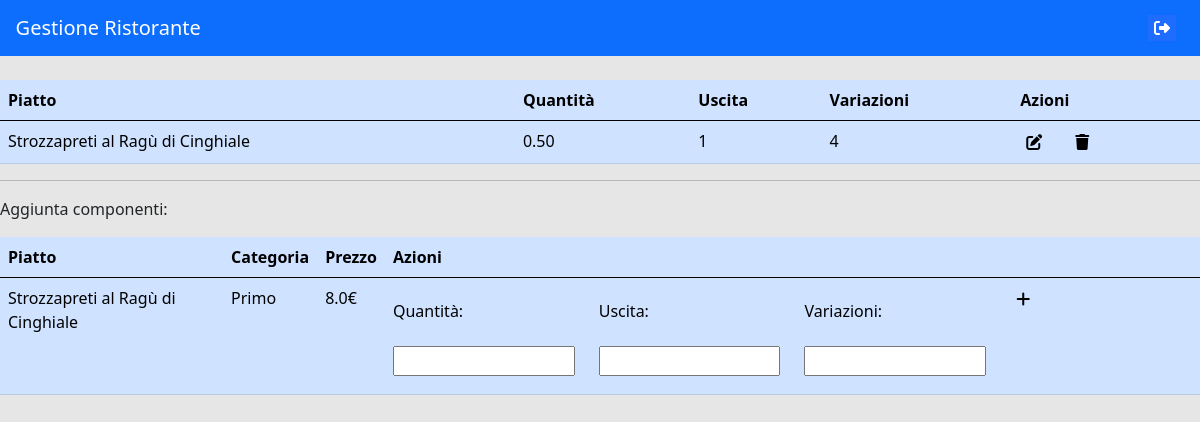
Before: /sala/gestioneOrdine/2 (signed in) with the older database file.
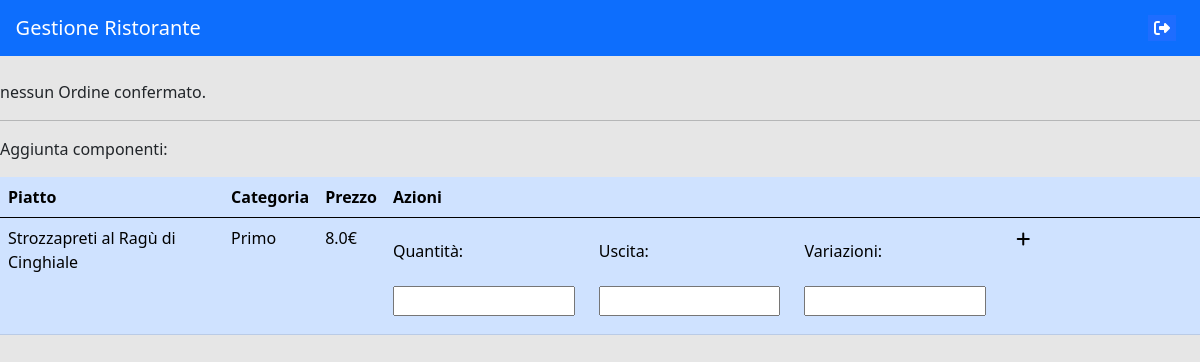
After: the same page with the newer database file.
### gestioneSala/models.py (models this page shows)
class ComponenteOrdine(models.Model):
    idOrdine = models.ForeignKey(Ordine, on_delete=CASCADE)
    idPiatto = models.ForeignKey(Piatto, on_delete=CASCADE)
    quantita = models.DecimalField(max_digits = 5, decimal_places = 2, validators=[MinValueValidator(0)])
    uscita = models.IntegerField(validators=[MinValueValidator(0)])
    variazioni = models.CharField(max_length=100)
    stato = models.ForeignKey(Stato, on_delete=CASCADE)
    class Meta:
        verbose_name = 'ComponenteOrdine'
        verbose_name_plural = 'ComponentiOrdini'

### gestioneMenu/models.py (models this page shows)
class Piatto(models.Model):
    nome = models.CharField(max_length=200)
    idCategoria = ForeignKey(Categoria, on_delete=CASCADE)
    tempoPreparazione = models.DecimalField(max_digits=15,decimal_places=2,validators=[MinValueValidator(0)])
    tempoCottura = models.DecimalField(max_digits=15,decimal_places=2,validators=[MinValueValidator(0)])
    def __str__(self):
        return self.nome
    class Meta:
        verbose_name = 'Piatto'
        verbose_name_plural = 'Piatti'

class Menu(models.Model):
    idPiatto = models.ForeignKey(Piatto, on_delete=models.CASCADE)
    descrizione = models.CharField(max_length=200)
    prezzo = models.FloatField(validators=[MinValueValidator(0)])
    class Meta:
        verbose_name = 'Menu'
        verbose_name_plural = 'Menu'

class Categoria(models.Model):
    nome = models.CharField(max_length=30)
    def __str__(self):
        return self.nome
    class Meta:
        verbose_name = 'Categoria'
        verbose_name_plural = 'categorie'

### gestioneSala/views.py (the view)
# urls.py: path('gestioneOrdine/<int:idTavolo>', views.gestioneOrdine, name = 'gestioneOrdine'),
@login_required
def gestioneOrdine(request, idTavolo):
    if request.method == 'GET':
        piattiMenu = Menu.objects.all().order_by('idPiatto')
        try:
            ordine = Ordine.objects.get(idTavolo = idTavolo)
        except Ordine.DoesNotExist:
            ordine = None
        if ordine is not None:
            componenti = ComponenteOrdine.objects.filter(idOrdine = ordine.id)
        else:
            componenti = []
        try:
            ordineTemporaneo = OrdineTemporaneo.objects.get(idTavolo = idTavolo)
        except OrdineTemporaneo.DoesNotExist:
            ordineTemporaneo = OrdineTemporaneo()
        if ordineTemporaneo:
            componentiTemporanei = ComponenteTemporaneo.objects.filter(idOrdine = ordineTemporaneo).order_by('uscita')
        else:
            componentiTemporanei = []
        return render(request, "ordini/gestioneOrdine.html", {'ordine':ordine, 'componenti':componenti, 'componentitemporanei':componentiTemporanei,'piatti':piattiMenu, 'tavolo':idTavolo, 'idOrdineTemporaneo':ordineTemporaneo.id})
    else:
        return Error

### gestioneSala/templates/ordini/gestioneOrdine.html (shortened to what this page needs)
{% extends 'navbar.html' %}
{% load static %}
{% block contentHead %}
<link rel="stylesheet" href="{% static 'css/tabella.css' %}">
{% endblock %}
{% block content %}
<div hx-get="{% url 'tabellaOrdini' tavolo %}" hx-trigger="every 1s">
  {% if componenti %}
  <table class="table table-primary">
      <thead>
        <tr>
          <th scope="col">Piatto</th>
          <th scope="col">Quantità</th>
          <th scope="col">Uscita</th>
          <th scope="col">Variazioni</th>
          <th scope="col">Azioni</th>
        </tr>
      </thead>
      <tbody>
          {% for componente in componenti %}
          <tr>
              <td>
                {{ componente.idPiatto}}
              </td>
              <td>
                {{ componente.quantita }}
              </td>
              <td>
                {{ componente.uscita }}
              </td>
              <td>
                {{componente.variazioni}}
              </td>
              <td>
                <div class="row">
                  <div class="col-sm-6 col-md-3">
                      <form hx-post="{% url 'modificaComponenteOrdine' %}" hx-target="#divModificaComponente">
                        <button type="submit" class="buttonSubmit"><i class="fas fa-edit"></i></button>
                      </form>
                    </div>
                  <div class="col-sm-6 col-md-3">
                    <form hx-post="{% url 'eliminaComponenteOrdine' %}" hx-target="#divModificaComponente">
                      <button type="submit" onclick="return confirm('Vuoi davvero eliminare questa parte di ordine?')" class="buttonSubmit"><i class="fas fa-trash"></i></button>
                    </form>
                  </div>
                </div>
              </td>
          </tr>
          {% endfor %}
      </tbody>
    </table>
  {% else %}
  nessun Ordine confermato.
  <br>
  {% endif %}
</div>
<hr>
<p class="titolo">Aggiunta componenti:</p>
<table class="table table-primary">
    <thead>
      <tr>
        <th scope="col">Piatto</th>
        <th scope="col">Categoria</th>
        <th scope="col">Prezzo</th>
        <th scope="col">Azioni</th>
      </tr>
    </thead>
    <tbody>
        {% for piatto in piatti %}
        <tr>
            <td>
                {{ piatto.idPiatto }}
            </td>
            <td>
                {{ piatto.idPiatto.idCategoria }}
            </td>
            <td>
                {{ piatto.prezzo}}€
            </td>
            <td>
                <form hx-post="{% url 'aggiungiComponenteTemporaneo' %}" hx-target="#divComponenteTemporaneo">
                    <div class="row">
                        <div class="col-sm-12 col-md-3">
                            <label>Quantità: </label>
                            <input type="number" min="0" step="0.5" name="quantita" required>
                        </div>
                        <div class="col-sm-12 col-md-3">
                            <label>Uscita: </label>
                        <input type="number" min="1" step="1" name="uscita" required>
                        </div>
                        <div class="col-sm-12 col-md-3">
                            <label>Variazioni: </label>
                        <input type="text" name="variazioni">
                        </div>
                        <div class="col-sm-12 col-md-3">
                            <button type="submit"  class="buttonSubmit"><i class="fas fa-plus"></i></button>
                        </div>
                    </div>
                </form>
            </td>
        </tr>
        {% endfor %}
    </tbody>
  </table>
{% endblock %}

### templates/navbar.html (shortened to what this page needs)
{% extends 'common.html' %}
{% block contentPrincipale %}
    <nav class="navbar navbar-dark bg-primary">
        <a class="navbar-brand" href="{% url 'home' %}">&nbsp;&nbsp;&nbsp;Gestione Ristorante</a>
        <form class="formLogout" method="POST" action="{% url 'effettuaLogout' %}">
            <button type="submit" class="buttonLogout" onclick="return confirm('Vuoi effettuare il logout?')"><i class="fas fa-sign-out-alt iconaLogout"></i></button>
        </form>
    </nav>
    <br>
    {% block content %}
    {% endblock %}
{% endblock %}

### templates/common.html (shortened to what this page needs)
{% load static %}
<!DOCTYPE html>
<html>
    <head>
        <link href="https://cdn.jsdelivr.net/npm/bootstrap@5.0.2/dist/css/bootstrap.min.css" rel="stylesheet">
        <link rel="stylesheet" href="{% static 'css/common.css' %}">
        {% block contentHead %}
        {% endblock %}
    </head>
    <body>
        {% block contentPrincipale %}
        {% endblock %}
    </body>
</html>

### static/css/common.css (style rules this page uses)
body { background-color: #e6e6e6; }
a, a:hover { text-decoration: none; color: black; }
.iconaLogout { color: white; }
.formLogout { margin-right: 2%; }
.buttonLogout { border:none; background-color: rgb(30,109,255); }

### static/css/tabella.css (style rules this page uses)
label, input, textarea { color: #000000; float: left; margin: 10px 0; }
label { display: block; line-height: 30px; }
input { padding-left: 2px; }
@media only screen and (min-width: 600px) { input { width: 100%; } }
.buttonSubmit { border:none; background-color: #cfe2ff; }

Changed rows visible on the page:
removed ComponenteOrdine: idPiatto "Strozzapreti al Ragù di Cinghiale", quantita "0.50", uscita "1", variazioni "4"
Other visible differences:
text no longer shown: "Piatto Quantità Uscita Variazioni Azioni"
text now shown: "nessun Ordine confermato."
